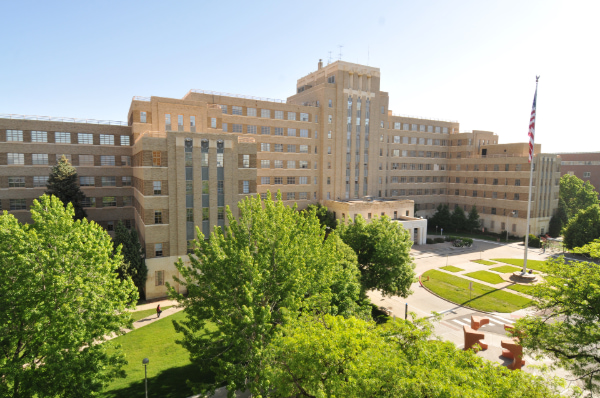
#> input picture CUAMC.jpg, 600 x 398 px
$ jupyter execute --allow-errors 24_nongraded_images.ipynb
#> lines starting #> are read from the running program, lines starting #| are printed output that depends on the picture
[cell 1]
# P1, Part 1
# Crop a random rectangle region from an image
from PIL import Image
from random import randrange

image_name = 'CUAMC.jpg' # please choose your image
img = Image.open(image_name)
#> img is the input picture: PIL image 600x398 RGB; mean R, G, B 152.6, 156.8, 125
left, upper = randrange(img.width - 1), randrange(img.height - 1)
#> left = 394; upper = 388
right, lower = randrange(left+1, img.width), randrange(upper+1, img.height)
#> right = 502; lower = 389
img_crop = img.crop((left, upper, right, lower))
img_crop.show()

[cell 2]
# P1, Part 2
# Rotate an image with a random degree
image_name = 'CUAMC.jpg' # please choose your image
img = Image.open(image_name)
rotate_degree = randrange(360)
img_rotate = img.rotate(rotate_degree, expand=True)
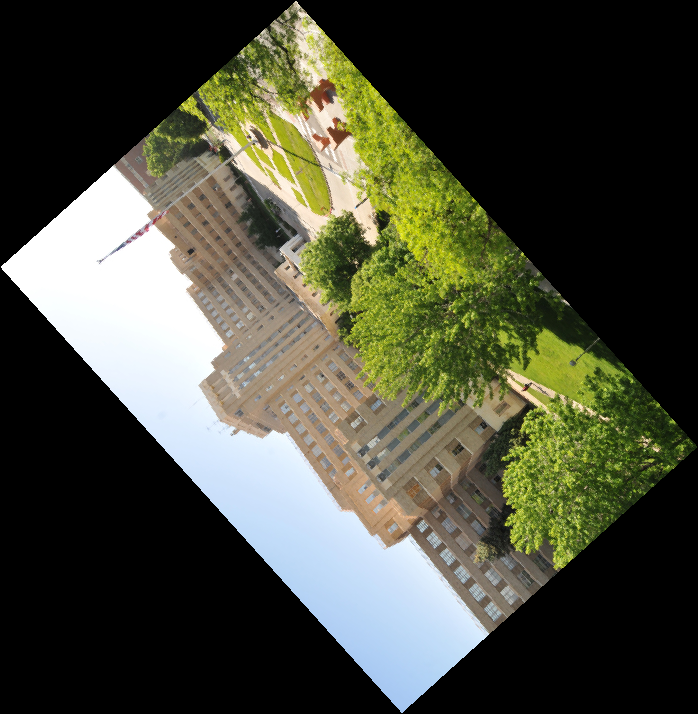
#> img_rotate: PIL image 698x714 RGB; mean R, G, B 73.1, 75.2, 59.9
img_rotate.show()

[cell 3]
# P2
# Merge two images horizontally
import cv2 as cv

image1_name = 'CU_Anschutz.jpeg' # please choose your image
image2_name = 'CUAMC.jpg' # please choose your image
img1 = cv.imread(image1_name)
img2 = cv.imread(image2_name)
#> (the rest of this cell did not finish here and is left out)
